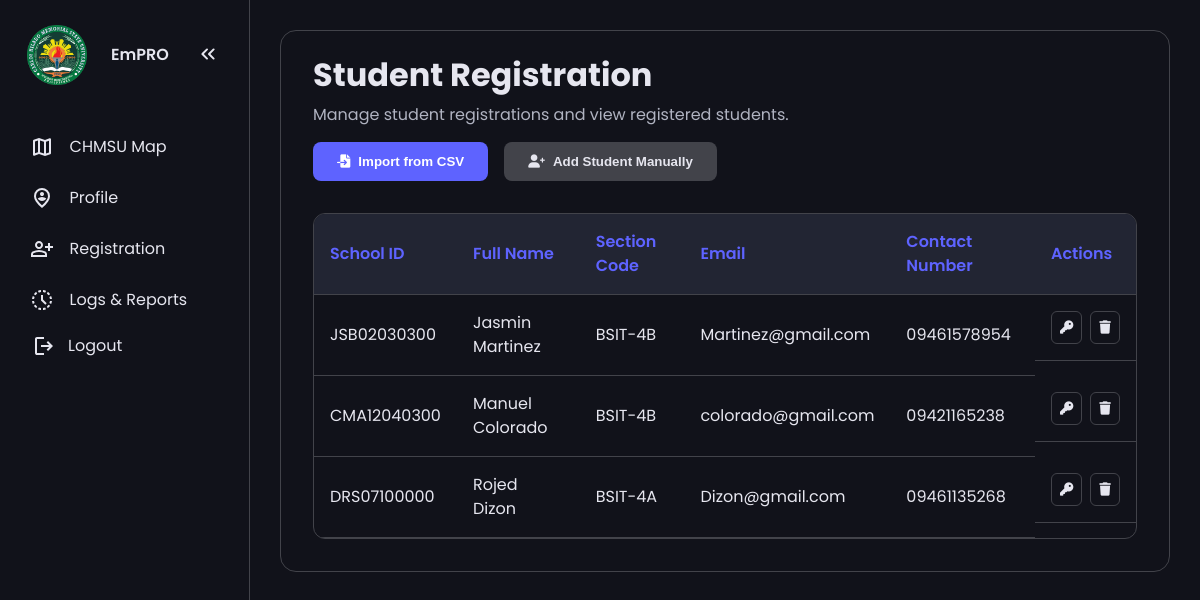
The app's page /public/admin/registration.php (signed in), older data.
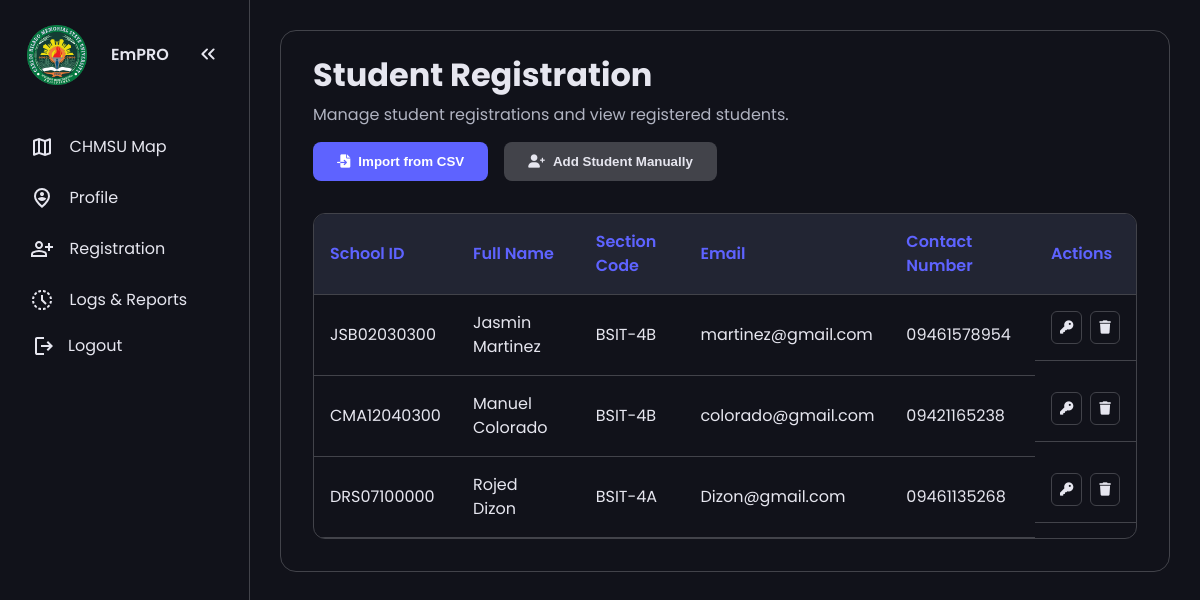
The same page, newer data.
### tables this page shows
CREATE TABLE `students` (
  `student_id` int(11) NOT NULL,
  `user_id` int(11) NOT NULL,
  `school_id` varchar(20) NOT NULL,
  `full_name` varchar(100) NOT NULL,
  `section_id` int(11) NOT NULL,
  `email` varchar(100) DEFAULT NULL,
  `phone` varchar(20) DEFAULT NULL,
  `profile_picture` varchar(255) DEFAULT NULL,
  `created_at` timestamp NOT NULL DEFAULT current_timestamp(),
  `updated_at` timestamp NOT NULL DEFAULT current_timestamp() ON UPDATE current_timestamp()
);

CREATE TABLE `sections` (
  `section_id` int(11) NOT NULL,
  `section_code` varchar(20) NOT NULL,
  `section_name` varchar(100) NOT NULL,
  `created_at` timestamp NOT NULL DEFAULT current_timestamp(),
  `updated_at` timestamp NOT NULL DEFAULT current_timestamp() ON UPDATE current_timestamp()
);

CREATE TABLE `users` (
  `user_id` int(11) NOT NULL,
  `username` varchar(50) NOT NULL,
  `password` varchar(255) NOT NULL,
  `email` varchar(100) NOT NULL,
  `user_type` enum('admin','student','guest') NOT NULL,
  `created_at` timestamp NOT NULL DEFAULT current_timestamp(),
  `updated_at` timestamp NOT NULL DEFAULT current_timestamp() ON UPDATE current_timestamp()
);

### services/StudentService.php (called while the page is built, shortened)
<?php
require_once __DIR__ . '/Database.php';
class StudentService {
    private PDO $conn;
    public function __construct() {
        $database = new Database();
        $this->conn = $database->getConnection();
    }
    public function getStudents(): array {
        $sql = "
            SELECT
                s.student_id,
                s.school_id,
                s.full_name,
                s.phone,
                s.created_at,
                sec.section_code,
                u.user_id,
                u.email,
                u.created_at AS account_created_at,
                u.updated_at
            FROM students s
            INNER JOIN sections sec ON sec.section_id = s.section_id
            INNER JOIN users u ON u.user_id = s.user_id
            ORDER BY s.created_at DESC
        ";
        $stmt = $this->conn->query($sql);
        return $stmt->fetchAll(PDO::FETCH_ASSOC) ?: [];
    }
}

### services/Database.php (called while the page is built, shortened)
<?php
class Database {
    private $host = "localhost";
    private $db_name = "empro_navigation";
    private $username = "root";
    private $password = "";
    public function getConnection() {
        $this->conn = null;
        try {
            $this->conn = new PDO("mysql:host=" . $this->host . ";dbname=" . $this->db_name, $this->username, $this->password);
            $this->conn->setAttribute(PDO::ATTR_ERRMODE, PDO::ERRMODE_EXCEPTION);
            $this->conn->exec("set names utf8");
        } catch(PDOException $e) {
            echo "Connection error: " . $e->getMessage();
        }
        return $this->conn;
    }
}
?>

### public/admin/registration.php (the view, shortened to what this page needs)
<?php
require_once __DIR__ . '/../../services/Auth.php';
require_once __DIR__ . '/../../services/StudentService.php';
$studentService = new StudentService();
$students = $studentService->getStudents();
$tempPasswords = $_SESSION['temp_passwords'];
?>
<!DOCTYPE html>
<html lang="en">
<head>
  <link rel="stylesheet" href="../css/admin_Style.css">
  <link rel="stylesheet" href="https://cdnjs.cloudflare.com/ajax/libs/font-awesome/6.0.0/css/all.min.css">
</head>
<body>
  <?php include 'admin_nav.php'; ?>
  <main>
    <div class="container">
      <div class="registration-container">
        <h1>Student Registration</h1>
        <p>Manage student registrations and view registered students.</p>
        <div class="action-buttons">
          <button class="btn btn-primary" onclick="openModal('csvModal')">
            <i class="fas fa-file-import"></i> Import from CSV
          </button>
          <button class="btn btn-secondary" onclick="openModal('manualModal')">
            <i class="fas fa-user-plus"></i> Add Student Manually
          </button>
        </div>
        <div class="table-container">
          <table>
            <thead>
              <tr>
                <th>School ID</th>
                <th>Full Name</th>
                <th>Section Code</th>
                <th>Email</th>
                <th>Contact Number</th>
                <th>Actions</th>
              </tr>
            </thead>
            <tbody>
              <?php if (empty($students)): ?>
                <tr>
                  <td colspan="6" style="text-align: center; color: var(--secondary-text-clr);">
                    No students registered yet.
                  </td>
                </tr>
              <?php else: ?>
                <?php foreach ($students as $student): ?>
                  <tr
                    data-school-id="<?= htmlspecialchars($student['school_id']); ?>"
                    data-temp-password="<?= htmlspecialchars($tempPasswords[$student['school_id']] ?? ''); ?>"
                  >
                    <td><?= htmlspecialchars($student['school_id']); ?></td>
                    <td><?= htmlspecialchars($student['full_name']); ?></td>
                    <td><?= htmlspecialchars($student['section_code']); ?></td>
                    <td><?= htmlspecialchars($student['email']); ?></td>
                    <td><?= htmlspecialchars($student['phone'] ?: '—'); ?></td>
                    <td class="action-cell">
                      <button
                        class="btn-icon"
                        title="Change Password"
                        onclick="openChangePasswordModal('<?= htmlspecialchars($student['school_id']); ?>', this.closest('tr'))"
                      >
                        <i class="fas fa-key"></i>
                      </button>
                      <button
                        class="btn-icon delete"
                        title="Delete"
                        onclick="openDeleteConfirmModal('<?= htmlspecialchars($student['school_id']); ?>', this.closest('tr'))"
                      >
                        <i class="fas fa-trash"></i>
                      </button>
                    </td>
                  </tr>
                <?php endforeach; ?>
              <?php endif; ?>
            </tbody>
          </table>
        </div>
      </div>
    </div>
  </main>
</body>
</html>

### public/admin/admin_nav.php (shortened to what this page needs)
<nav id="sidebar">
    <ul>
      <li>
        <div style="width: 100px; height: 100px; display:flex; align-items:center; justify-content:center;">
          <img src="../images/CHMSU.png" alt="CHMSU logo" width="60" height="60" loading="lazy">
        </div>
        <span class="logo">EmPRO</span>
        <button onclick=toggleSidebar() id="toggle-btn">
        </button>
      </li>
      <li>
        <a href="admin_index.php">
        <span>CHMSU Map</span>
        </a>
      </li>
      <li>
        <a href="profile.php">
        <span>Profile</span>
        </a>
      </li>
      <li>
        <a href="registration.php">
        <span>Registration</span>
        </a>
      </li>
      <li>
        <a href="logs_reports.php">
        <span>Logs & Reports</span>
        </a>
      </li>
      <li>
        <button type="button" class="logout-trigger">
        <svg xmlns="http://www.w3.org/2000/svg" height="24px" viewBox="0 -960 960 960" width="24px" fill="#e3e3e3"><path d="M200-120q-33 0-56.5-23.5T120-200v-560q0-33 23.5-56.5T200-840h280v80H200v560h280v80H200Zm440-160-55-58 102-102H360v-80h327L585-622l55-58 200 200-200 200Z"/></svg>
        <span>Logout</span>
        </button>
      </li>
  </nav>

### public/css/admin_Style.css (style rules this page uses)
:root { --base-clr: #11121a; --line-clr: #42434a; --hover-clr: #222533; --text-clr: #e6e6ef; --accent-clr: #5e63ff; --secondary-text-clr: #b0b3c1; }
* { margin: 0; padding: 0; }
html { font-family: Poppins, 'Segoe UI', Tahoma, Geneva, Verdana, sans-serif; line-height: 1.5rem; }
body { min-height: 100vh; min-height: 100dvh; background-color: var(--base-clr); color: var(--text-clr); display: grid; grid-template-columns: auto 1fr; }
#sidebar { box-sizing: border-box; height: 100vh; width: 250px; padding: 5px 1em; background-color: var(--base-clr); border-right: 1px solid var(--line-clr); position: sticky; top: 0; align-self: start; transition: 300ms ease-in-out; overflow: hidden; text-wrap: nowrap; }
#sidebar ul { list-style: none; }
#sidebar a, #sidebar .dropdown-btn, #sidebar .logo { border-radius: .5em; padding: .85em; text-decoration: none; color: var(--text-clr); display: flex; align-items: center; gap: 1em; }
#sidebar svg { flex-shrink: 0; fill: var(--text-clr); }
#sidebar a span, #sidebar .dropdown-btn span { flex-grow: 1; }
main { padding: min(30px, 7%); }
main p { color: var(--secondary-text-clr); margin-top: 5px; margin-bottom: 15px; }

### public/admin/registration.php (style rules this page uses)
.registration-container { padding: 2rem; max-width: 1400px; margin: 0 auto; }
.action-buttons { display: flex; gap: 1rem; margin-bottom: 2rem; }
.btn { padding: 0.75rem 1.5rem; border: none; border-radius: 8px; font-weight: 600; cursor: pointer; display: inline-flex; align-items: center; gap: 0.5rem; transition: all 0.2s ease; }
.btn-primary { background-color: var(--accent-clr); color: white; }
.btn-secondary { background-color: var(--line-clr); color: var(--text-clr); }
.table-container { background: var(--base-clr); border: 1px solid var(--line-clr); border-radius: 12px; overflow: hidden; }
table { width: 100%; border-collapse: collapse; }
th, td { padding: 1rem; text-align: left; border-bottom: 1px solid var(--line-clr); }
th { background-color: var(--hover-clr); font-weight: 600; color: var(--accent-clr); }
.action-cell { display: flex; gap: 0.5rem; }
.btn-icon { padding: 0.5rem; border-radius: 6px; background: none; border: 1px solid var(--line-clr); color: var(--text-clr); cursor: pointer; transition: all 0.2s ease; }

### public/admin/admin_nav.php (style rules this page uses)
.logout-trigger { background: none; border: none; color: inherit; width: 100%; padding: 0; text-align: left; display: flex; align-items: center; gap: 12px; font: inherit; cursor: pointer; margin-left: 16px; margin-top: 8px; }

Row changes from the older to the newer data that the page shows:
changed students "JSB02030300": user.email "Martinez@gmail.com" → "martinez@gmail.com"
